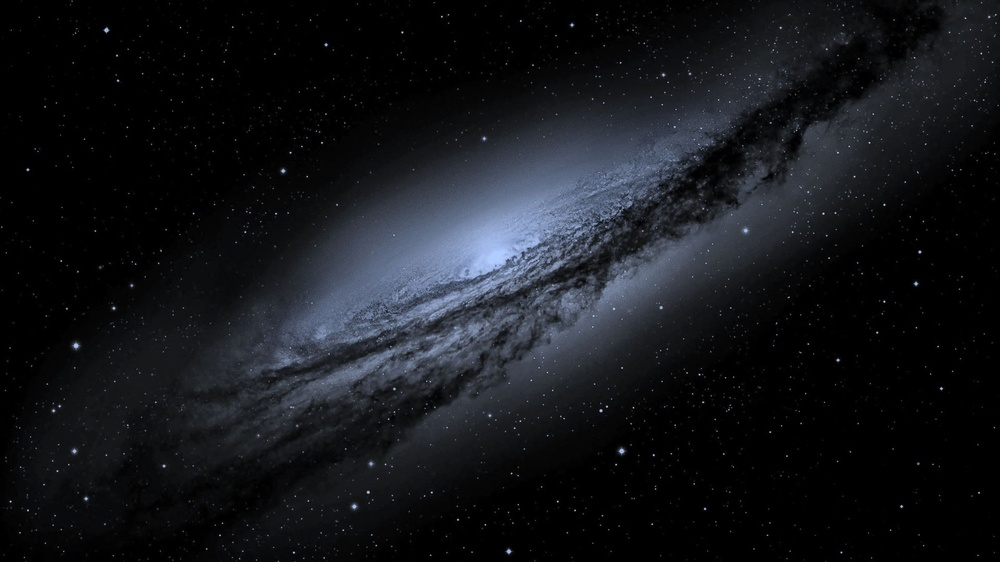
#> input picture 03_Gamma/galaxy.jpg, 1000 x 562 px, shrunk from 1920 x 1080 before the run, found by its file name
$ python 06.Solar_system_detail.py
#> lines starting #> are read from the running program, lines starting #| are printed output that depends on the picture
import matplotlib.pyplot as plt
import matplotlib.image as mpimg
import numpy as np

# Define the data for the planets
planets = {
    "Mercury": {"distance": 0.39, "radius": 0.02, "color": "gray"},
    "Venus": {"distance": 0.72, "radius": 0.04, "color": "bisque"},
    "Earth": {"distance": 1, "radius": 0.04, "color": "mediumturquoise"},
    "Mars": {"distance": 1.52, "radius": 0.03, "color": "indianred"},
    "Jupiter": {"distance": 5.20, "radius": 0.8, "color": "burlywood"},
    "Saturn": {"distance": 9.58, "radius": 0.7, "color": "khaki"},
    "Uranus": {"distance": 19.18, "radius": 0.3, "color": "lightskyblue"},
    "Neptune": {"distance": 30.07, "radius": 0.3, "color": "dodgerblue"}
}

# Create a figure and axis
fig, ax = plt.subplots(figsize=(12, 12))

# Load the galaxy image
galaxy = mpimg.imread("C:/Users/patta/AppData/Local/Microsoft/WindowsApps/PY_3_Master/01_Projects/01_01_Project_Alpha/03_Gamma/galaxy.jpg")
#> galaxy is the input picture: shape (562, 1000, 3); mean R, G, B 20.5, 22.5, 26.7

# Plot the background galaxy image
ax.imshow(galaxy, extent=[-50, 50, -50, 50], aspect='auto')

# Plot the Sun
ax.scatter(0, 0, color='yellow', s=500, label="Sun")

# Plot the orbits and planets
for planet, data in planets.items():
    distance = data["distance"]
    radius = data["radius"]
    color = data["color"]
    theta = np.linspace(0, 2 * np.pi, 100)
    offset_angle = np.random.uniform(0, 2 * np.pi)  # Random angle for scattering
    x = distance * np.cos(theta + offset_angle)
    y = distance * np.sin(theta + offset_angle)
    ax.plot(x, y, color=color)
    ax.scatter(distance * np.cos(offset_angle), distance * np.sin(offset_angle), color=color, marker='o', s=100)
    ax.annotate(planet, (distance * np.cos(offset_angle), distance * np.sin(offset_angle)), textcoords="offset points", xytext=(0, 10), ha='center', color=color)

# Set the plot limits and labels
ax.set_xlim(-50, 50)
ax.set_ylim(-50, 50)
ax.set_xlabel('X (AU)')
ax.set_ylabel('Y (AU)')
ax.set_title('Solar System')
ax.legend()

# Remove ticks and spines
ax.set_xticks([])
ax.set_yticks([])
ax.spines['top'].set_visible(False)
ax.spines['right'].set_visible(False)
ax.spines['bottom'].set_visible(False)
ax.spines['left'].set_visible(False)

# Show the plot
plt.show()
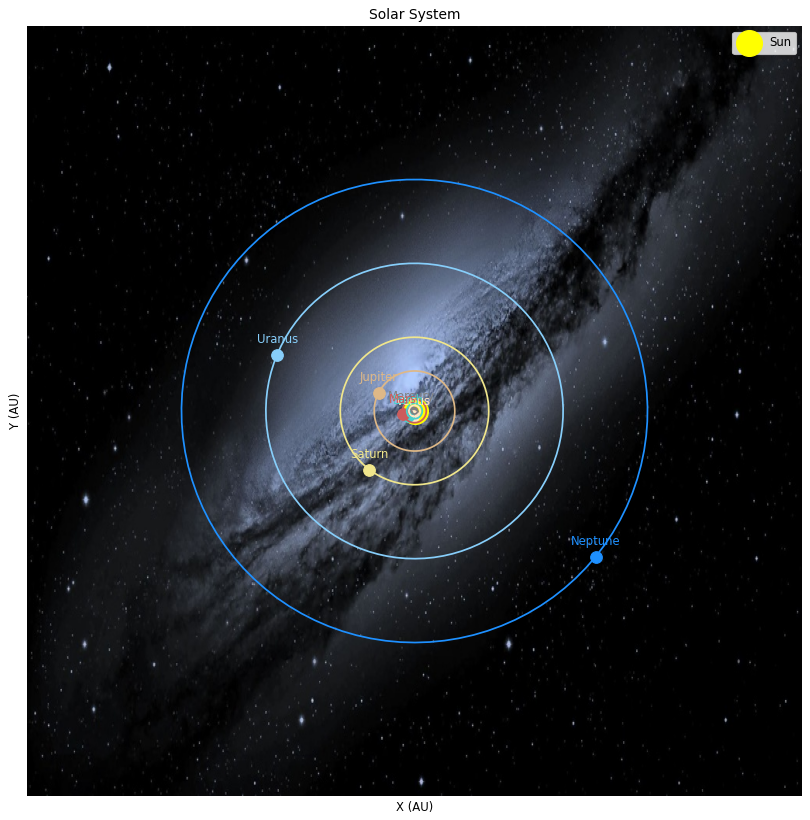
#> figure drawn by matplotlib, 1 panel

# Define the data for the planets
planets = {
    "Mercury": {"distance": 0.39, "radius": 0.38, "color": "gray"},
    "Venus": {"distance": 0.72, "radius": 0.95, "color": "bisque"},
    "Earth": {"distance": 1, "radius": 1, "color": "mediumturquoise"},
    "Mars": {"distance": 1.52, "radius": 0.53, "color": "indianred"},
    "Jupiter": {"distance": 5.20, "radius": 11.2, "color": "burlywood"},
    "Saturn": {"distance": 9.58, "radius": 9.45, "color": "khaki"},
    "Uranus": {"distance": 19.18, "radius": 4.01, "color": "lightskyblue"},
    "Neptune": {"distance": 30.07, "radius": 3.88, "color": "dodgerblue"}
}

# Create a figure and axis
fig, ax = plt.subplots(figsize=(10, 10))

# Load the galaxy image
galaxy = mpimg.imread("C:/Users/patta/AppData/Local/Microsoft/WindowsApps/PY_3_Master/01_Projects/01_01_Project_Alpha/03_Gamma/galaxy.jpg")

# Plot the background galaxy image
ax.imshow(galaxy, extent=[-35, 35, -35, 35])

# Plot the Sun
ax.scatter(0, 0, color='yellow', s=500, label="Sun")

# Plot the orbits and planets
for planet, data in planets.items():
    distance = data["distance"]
    radius = data["radius"]
    color = data["color"]
    theta = np.linspace(0, 2 * np.pi, 100)
    x = distance * np.cos(theta)
    y = distance * np.sin(theta)
    ax.plot(x, y, color=color)
    ax.scatter(distance, 0, color=color, marker='o', s=100)
    xytext_offset = 20  # Adjust this value to control label separation
    ax.annotate(planet, (distance, 0), textcoords="offset points", xytext=(0, xytext_offset), ha='center', color=color)

# Set the plot limits and labels
ax.set_xlim(-35, 35)
ax.set_ylim(-35, 35)
ax.set_xlabel('X (AU)')
ax.set_ylabel('Y (AU)')
ax.set_title('Solar System')
ax.legend()

# Remove ticks and spines
ax.set_xticks([])
ax.set_yticks([])
ax.spines['top'].set_visible(False)
ax.spines['right'].set_visible(False)
ax.spines['bottom'].set_visible(False)
ax.spines['left'].set_visible(False)

# Show the plot
plt.show()
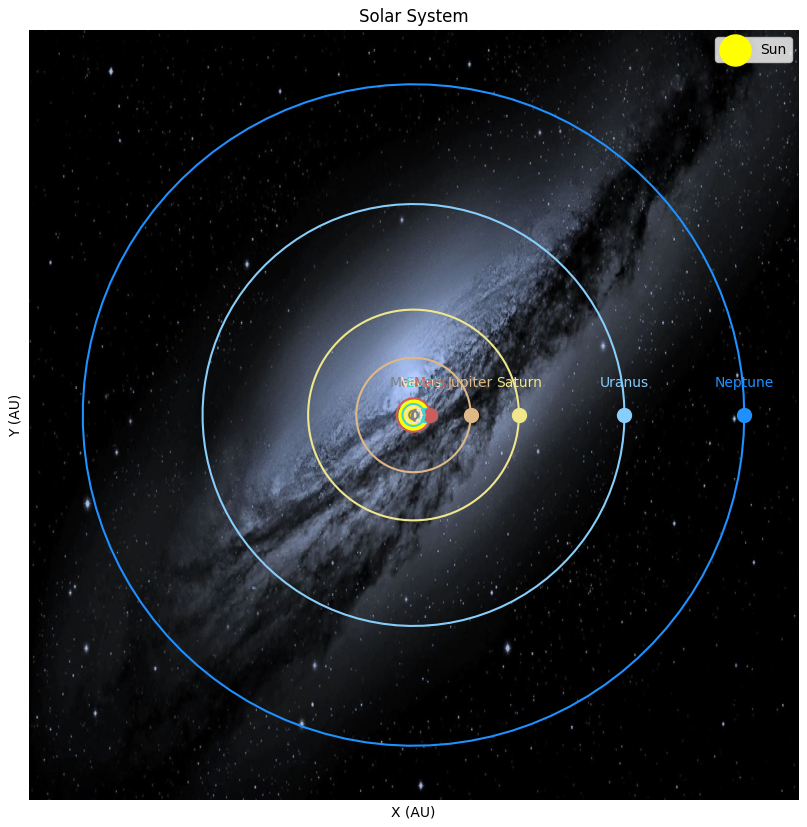
#> figure drawn by matplotlib, 1 panel
